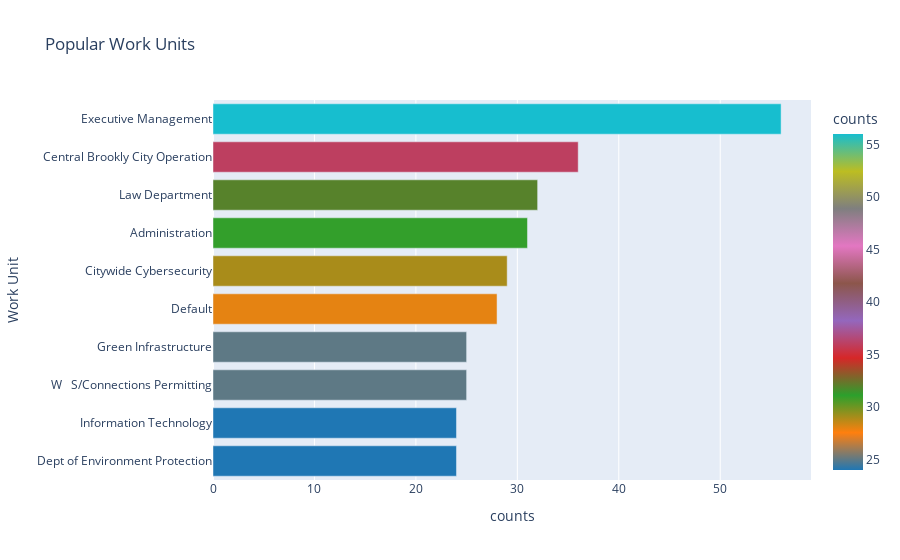

Notebook cell for this chart:
### Markdown cell above
##### Which Work Units are the most popular?
###### Work Units or Divisions is the category in which most of the jobs fall under,

### Code cell
top_work_unitdf = data['Division/Work Unit'].value_counts().rename_axis('Work Unit').reset_index(name='counts')[:10]

fig = px.bar(top_work_unitdf, y="Work Unit", x='counts', orientation='h', title = "Popular Work Units",color=  "counts", color_continuous_scale=px.colors.qualitative.D3).update_yaxes(categoryorder="total ascending")

fig.show()

### Figure 1 — Plotly figure (JSON) as saved in the notebook; plotly's stock layout.template omitted (floating-point values rounded to 4 significant figures)
{"data": [{"alignmentgroup": "True", "hovertemplate": "counts=%{marker.color}<br>Work Unit=%{y}<extra></extra>", "legendgroup": "", "marker": {"color": [56, 36, 32, 31, 29, 28, 25, 25, 24, 24], "coloraxis": "coloraxis"}, "name": "", "offsetgroup": "", "orientation": "h", "showlegend": false, "textposition": "auto", "type": "bar", "x": [56, 36, 32, 31, 29, 28, 25, 25, 24, 24], "xaxis": "x", "y": ["Executive Management", "Central Brookly City Operation", "Law Department", "Administration", "Citywide Cybersecurity", "Default", "W   S/Connections Permitting", "Green Infrastructure", "Dept of Environment Protection", "Information Technology"], "yaxis": "y"}], "layout": {"autosize": true, "barmode": "relative", "coloraxis": {"colorbar": {"title": {"text": "counts"}}, "colorscale": [[0, "#1F77B4"], [0.1111, "#FF7F0E"], [0.2222, "#2CA02C"], [0.3333, "#D62728"], [0.4444, "#9467BD"], [0.5556, "#8C564B"], [0.6667, "#E377C2"], [0.7778, "#7F7F7F"], [0.8889, "#BCBD22"], [1, "#17BECF"]]}, "legend": {"tracegroupgap": 0}, "title": {"text": "Popular Work Units"}, "xaxis": {"anchor": "y", "autorange": true, "domain": [0, 1], "range": [0, 58.95], "title": {"text": "counts"}, "type": "linear"}, "yaxis": {"anchor": "x", "autorange": true, "categoryorder": "total ascending", "domain": [0, 1], "range": [-0.5, 9.5], "title": {"text": "Work Unit"}, "type": "category"}}}
